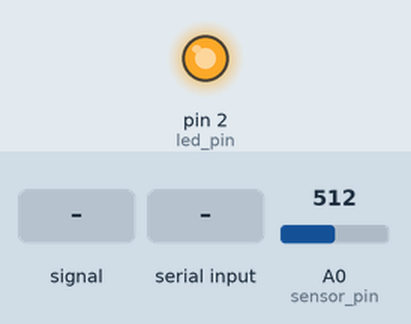
Simulated run of this sketch. Board: Arduino Uno, built with avr-gcc and run on an emulated ATmega328P. Shown: output pins drawn as LEDs (lit = HIGH). Dashed ring = blinking. Inputs (shaded band) come from the test bench; at power-on: A0 (sensor_pin) = 512.

Above: at 1.2 s.
1.3 s: A0 (sensor_pin) fed a 200 Hz sine of ±81 counts around its level
4.3 s: A0 (sensor_pin) set to 490
At 4.6 s:
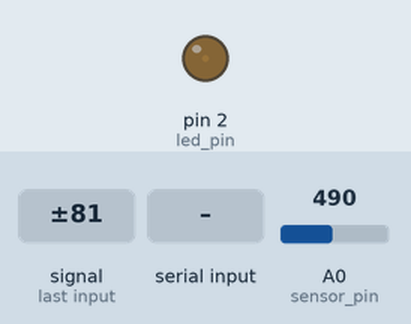
5.8 s: "z" received over Serial
At 7.2 s:
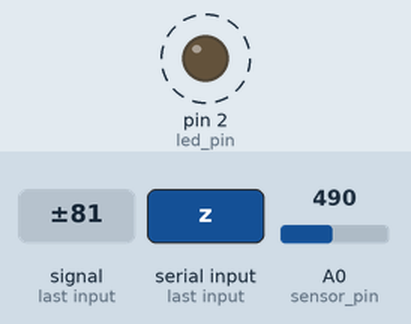
8.8 s: "x" received over Serial
11.3 s: A0 (sensor_pin) fed a 1000 Hz sine of ±255 counts around its level
At 11.58 s:
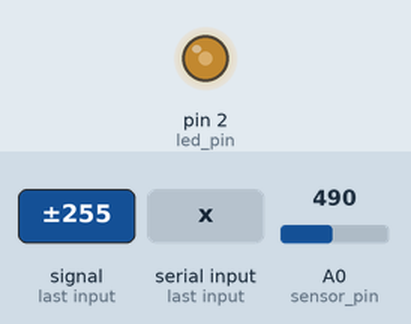
14.3 s: A0 (sensor_pin) set to 510
Timing chart, 0 to 16.8 s (numbered marks = the images above; inputs shaded):
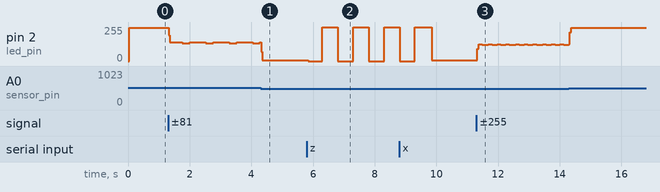

The sketch:

29.09.ino
```cpp
#define led_pin 2
int sensor_pin = A0;
bool streaming = false;
bool send_one_value = false;
long previous_send_time = 0;
long send_count = 0;
bool manual_control_on = false;
bool manual_control_off = false;
bool running = false;

void setup() {
  pinMode(led_pin, OUTPUT);
  Serial.begin(9600);
}

void loop() {
  unsigned long current_time = millis();
  data_reading();
  if (!manual_control_on || manual_control_off) {diod();}
  if (streaming == true and current_time / 100 != send_count) {
    send_photo_data();
    previous_send_time = previous_send_time + 100;
    send_count = current_time / 100;
    Serial.print("Time in millis:");
    Serial.println(millis());
  }
  if (send_one_value == true) {
    send_photo_data();
    send_one_value = false;
  }
  if (manual_control_on == true) {
    int val = analogRead(sensor_pin);
    digitalWrite(led_pin, HIGH);
    while (abs(val - analogRead(sensor_pin)) <= 150) {
      char command = Serial.read();
      if (command == 'f') {val = 2000;}
    }
    manual_control_on = false;
  }
  if (manual_control_off == true) {
    int val = analogRead(sensor_pin);
    digitalWrite(led_pin, LOW);
    while (abs(val - analogRead(sensor_pin)) <= 150) {
      char command = Serial.read();
      if (command == 'o') {val = 2000;}
    }
    manual_control_off = false;
  }
  if (running == true) {
    while (running) {
      char command = Serial.read();
      if (command == 'x') {
        running = false;
      }
      digitalWrite(led_pin, HIGH);
      digitalWrite(led_pin, LOW);
      ne_delay(500);
      digitalWrite(led_pin, LOW);
      digitalWrite(led_pin, HIGH);
      ne_delay(500);
    }
  }
}

void ne_delay(int del) {
  unsigned long current_time = millis();
  while (millis() - current_time <= del);
}

void diod() {
  int val = analogRead(sensor_pin);
  if (val <= 500 ) {
    digitalWrite(led_pin, HIGH);
    digitalWrite(led_pin, LOW);
  } else {
    digitalWrite(led_pin, LOW);
    digitalWrite(led_pin, HIGH);
  }
}

void send_photo_data() {
  int val = analogRead(sensor_pin);
  Serial.print("Sensor value:");
  Serial.println(val);
}

void data_reading() {
  if (Serial.available() > 0) {
    char command = Serial.read();
    if (command == 'p') { // p для включения режима считывания фотодатчика
      streaming = true;
    } else if (command == 's') { // s для отправки одного значения
      send_one_value = true;
    } else if (command == 'o') { // o для включения светодиода (ручное управление)
      manual_control_on = true;
    } else if (command == 'f') { // f для выключения светодиода (ручное управление)
      manual_control_off = true;
    } else if (command == 'z') { // z для включения сигнализации
      running = true;
    } else {
      streaming = false;
    }
  }
}
```

Measured:
- after the input at 5.8 s, pin 2 (led_pin): alternates 255/255 for 0.50 s and 0/255 for 0.50 s, starting at once
- after the input at 11.3 s, pin 2 (led_pin): 7/255 → 92/255 at once, then repeats every 0.32 s: 127/255 0.12 s, 121/255 0.20 s
